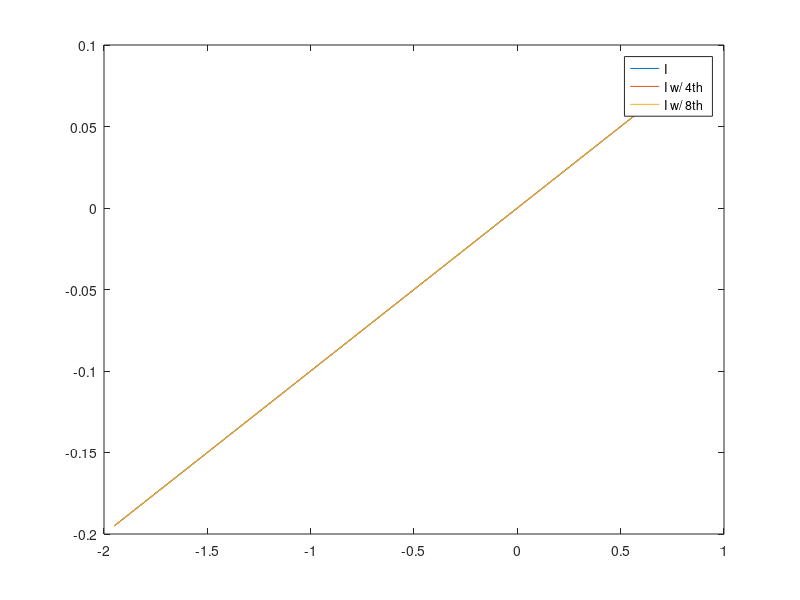
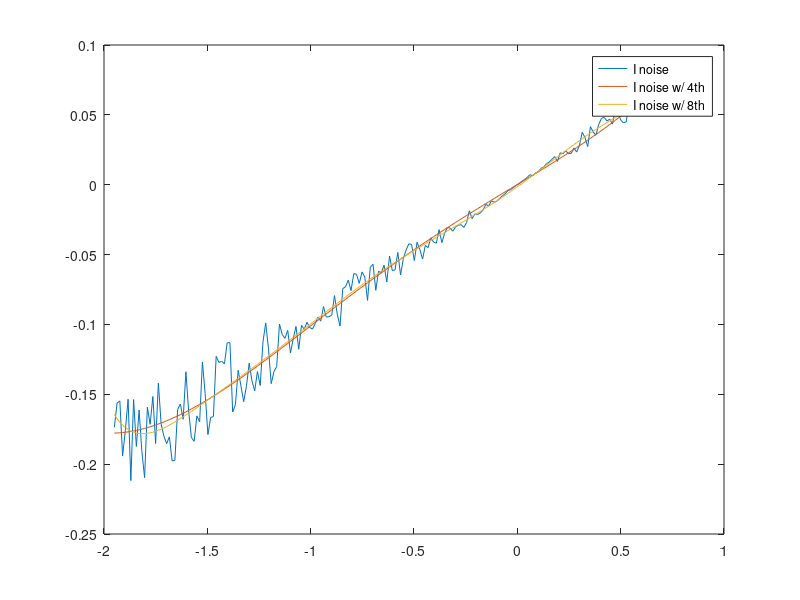
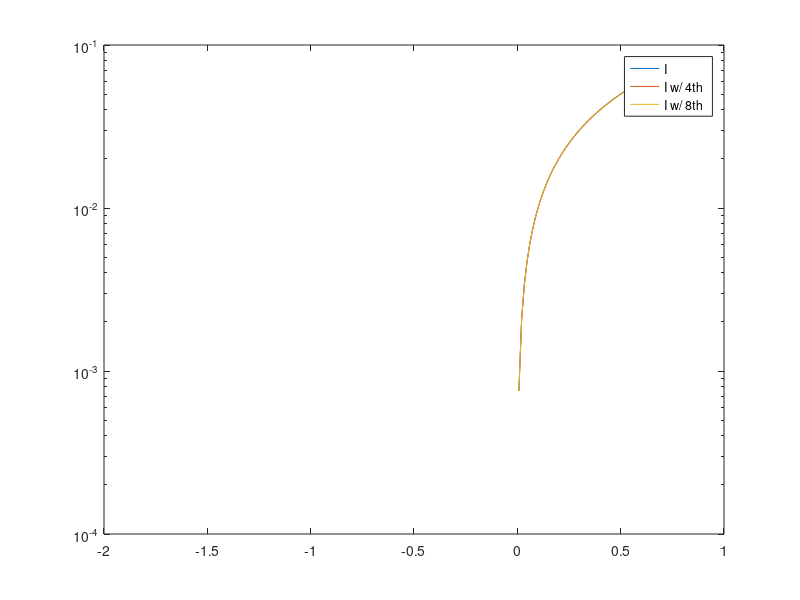
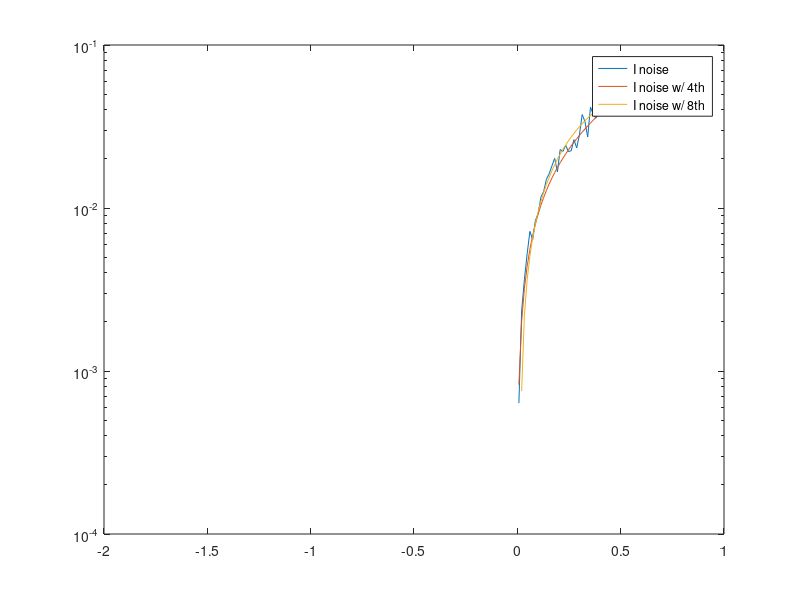

MATLAB code to generate these figures, in order:
Is = 0.01e-12;
Ib = 0.1e-12;
Vb = 1.3;
Gp = 0.1;
V = linspace(-1.95,0.7,200);
Icalc = @(V) Is*(exp(((-1.2*0.025)*V)-1)) + Gp*V + Ib*(exp(((-1.2*0.025)*(V+Vb))-1));
I = Icalc(V);
noise = (rand(1,200)*(0.2+0.2))-0.2;
I_noise = I.*(1+noise);
p4 = polyfit(V,I,4);
p_noise4 = polyfit(V,I_noise,4);
I_p4 = polyval(p4,V);
I_p4_noise = polyval(p_noise4,V);
p8 = polyfit(V,I,8);
p_noise8 = polyfit(V,I_noise,8);
I_p8 = polyval(p8,V);
I_p8_noise = polyval(p_noise8,V);


figure(1)
plot(V,I,V,I_p4,V,I_p8)
legend('I','I w/ 4th','I w/ 8th');
figure(2)
plot(V,I_noise,V,I_p4_noise,V,I_p8_noise)
legend('I noise','I noise w/ 4th','I noise w/ 8th');

figure(3)
semilogy(V,I,V,I_p4,V,I_p8)
legend('I','I w/ 4th','I w/ 8th');
figure(4)
semilogy(V,I_noise,V,I_p4_noise,V,I_p8_noise)
legend('I noise','I noise w/ 4th','I noise w/ 8th');